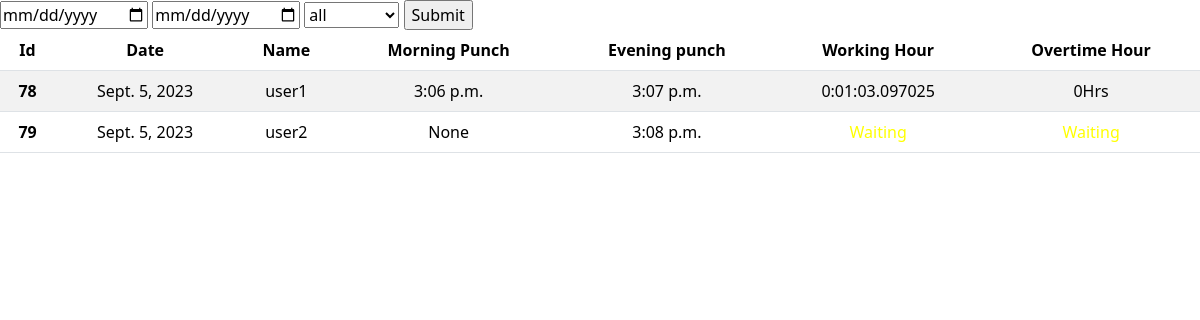
Screenshot of /viewallatendancereport with the database file from the repository.
### kktechapp/models.py (models this page shows, shortened)
class Attendance(models.Model):
    usr = models.ForeignKey(User, on_delete=models.CASCADE,null=True,blank=True)
    morning_time = models.TimeField(null=True)
    evening_time = models.TimeField(null=True)
    punch_stat = models.TextField(max_length=50, null=True)
    punch_stat_evening = models.TextField(max_length=50, null=True)
    date = models.DateField(null=True)
    working_hour = models.CharField(max_length=50, null=True)
    difference = models.CharField(max_length=50, null=True)

### kktechapp/views.py (the view)
# urls.py: path('viewallatendancereport', views.viewallatendancereport, name="viewallatendancereport"),
def viewallatendancereport(request):
    attendance = Attendance.objects.all()
    users = User.objects.all()
    eight_hours = timedelta(hours=8)
    for i in attendance:
        if i.morning_time and i.evening_time:
            morning_datetime = datetime.combine(datetime.today(), i.morning_time)
            evening_datetime = datetime.combine(datetime.today(), i.evening_time)
            working_hour = evening_datetime - morning_datetime
            difference = working_hour - eight_hours
            print()
            i.working_hour = working_hour
            if working_hour <= eight_hours:
                i.difference = "0Hrs"
            else:
                i.difference = difference
            i.save()
    return render(request, "General/Attendance_Report.html", {"attendance": attendance, "users": users})

### templates/General/Attendance_Report.html (shortened to what this page needs)
<!doctype html>
<html lang="en">
  <head>
    <link href="https://cdn.jsdelivr.net/npm/bootstrap@5.3.1/dist/css/bootstrap.min.css" rel="stylesheet">
  </head>
  <body>
    <form action="sortattandance" method="post">
      <input type="date" name="start_date" required>
      <input type="date" name="end_date" required>
      <select name="by_user">
        <option vlaue="all">all</option>
      </select>
      <input type="submit">
    </form>
    <table class="table table-striped">
        <thead>
          <tr>
            <th scope="col">Id</th>
            <th scope="col">Date</th>
            <th scope="col">Name</th>
            <th scope="col">Morning Punch</th>
            <th scope="col">Evening punch</th>
            <th scope="col">Working Hour</th>
            <th scope="col">Overtime Hour</th>
          </tr>
        </thead>
        <tbody>
            {% for i in attendance %}
          <tr>
            <th scope="row">{{i.id}}</th>
            <td>{{i.date}}</td>
            <td>{{i.usr.username}}</td>
            <td>{{i.morning_time}}</td>
            <td>{{i.evening_time}}</td>
            {% if i.working_hour %}
              <td>{{i.working_hour}}</td>
            {% else %}
              <td style="color: yellow;">Waiting</td>
            {% endif %}
            {% if i.difference %}
              <td>{{i.difference}}</td>
            {% else %}
              <td style="color: yellow;">Waiting</td>
            {% endif %}
          {% endfor %}
        </tbody>
      </table>
  </body>
</html>

### templates/General/Attendance_Report.html (style rules this page uses)
td,th { text-align: center; }

### rows the page displays
Attendance: id "78", date "Sept. 5, 2023", usr.username "user1", morning_time "3:06 p.m.", evening_time "3:07 p.m.", working_hour "0:01:03.097025", difference "0Hrs"
Attendance: id "79", date "Sept. 5, 2023", usr.username "user2", morning_time "None", evening_time "3:08 p.m.", shows "Waiting"
